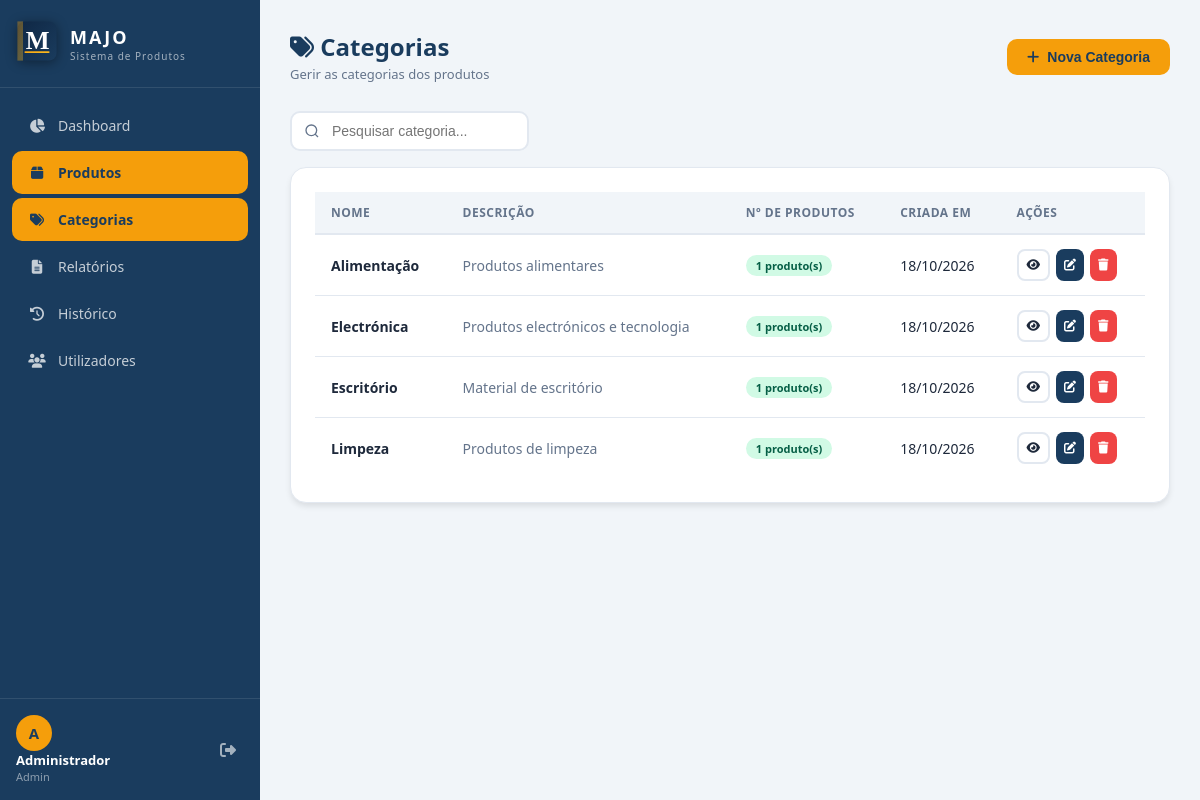
Page /pages/categorias/listar.php (signed in) on the committed database.
### tables this page shows
CREATE TABLE IF NOT EXISTS categorias (
    id INT AUTO_INCREMENT PRIMARY KEY,
    nome VARCHAR(100) NOT NULL,
    descricao TEXT,
    criado_em TIMESTAMP DEFAULT CURRENT_TIMESTAMP
);

### pages/categorias/listar.php (the view, shortened to what this page needs)
<?php
require_once '../../includes/conexao.php';
$categorias = $conn->query("
    SELECT c.*, COUNT(p.id) as total_produtos
    FROM categorias c
    LEFT JOIN produtos p ON p.categoria_id = c.id
    GROUP BY c.id ORDER BY c.nome
");
require_once '../../includes/header.php';
?>
<div class="page-header">
    <div>
        <div class="page-titulo"><i class="fas fa-tags"></i> Categorias</div>
        <div class="page-subtitulo">Gerir as categorias dos produtos</div>
    </div>
    <button onclick="abrirModalCategoria()" class="btn btn-acento">
        <i class="fas fa-plus"></i> Nova Categoria
    </button>
</div>
<div style="margin-bottom:16px;">
    <input type="text" id="pesquisa-rapida" class="input-pesquisa"
           style="max-width:320px;" placeholder="Pesquisar categoria...">
</div>
<div class="card">
    <div class="tabela-container">
        <table id="tabela-principal">
            <thead>
                <tr>
                    <th>Nome</th>
                    <th>Descrição</th>
                    <th>Nº de Produtos</th>
                    <th>Criada em</th>
                    <th>Ações</th>
                </tr>
            </thead>
            <tbody>
                <?php while($cat = $categorias->fetch_assoc()): ?>
                <tr>
                    <td><strong><?= htmlspecialchars($cat['nome']) ?></strong></td>
                    <td style="color:var(--texto-claro);"><?= htmlspecialchars($cat['descricao'] ?? '-') ?></td>
                    <td>
                        <span class="badge badge-<?= $cat['total_produtos'] > 0 ? 'ativo' : 'inativo' ?>">
                            <?= $cat['total_produtos'] ?> produto(s)
                        </span>
                    </td>
                    <td><?= date('d/m/Y', strtotime($cat['criado_em'])) ?></td>
                    <td>
                        <div style="display:flex; gap:6px;">
                            <button onclick='verCategoria(<?= json_encode($cat) ?>)'
                                    class="btn btn-outline btn-sm btn-icone" title="Ver">
                                <i class="fas fa-eye"></i>
                            </button>
                            <button onclick='abrirModalCategoria(<?= json_encode($cat) ?>)'
                                    class="btn btn-primario btn-sm btn-icone" title="Editar">
                                <i class="fas fa-edit"></i>
                            </button>
                            <button onclick="confirmarExclusaoCategoria(<?= $cat['id'] ?>, '<?= addslashes($cat['nome']) ?>', <?= $cat['total_produtos'] ?>)"
                                    class="btn btn-perigo btn-sm btn-icone" title="Excluir">
                                <i class="fas fa-trash"></i>
                            </button>
                        </div>
                    </td>
                </tr>
                <?php endwhile; ?>
            </tbody>
        </table>
    </div>
</div>
<?php require_once '../../includes/footer.php'; ?>

### assets/css/estilo.css (style rules this page uses)
:root { --primaria: #1a3c5e; --primaria-clara: #2563a8; --acento: #f59e0b; --acento-claro: #fbbf24; --sucesso: #10b981; --perigo: #ef4444; --aviso: #f59e0b; --fundo: #f1f5f9; --branco: #ffffff; --texto: #1e293b; --texto-claro: #64748b; --borda: #e2e8f0; --sidebar-largura: 260px; --sombra: 0 4px 6px -1px rgba(0,0,0,0.1); --sombra-media: 0 10px 15px -3px rgba(0,0,0,0.1); }
* { margin: 0; padding: 0; box-sizing: border-box; }
body { font-family: 'Segoe UI', Tahoma, sans-serif; background: var(--fundo); color: var(--texto); display: flex; min-height: 100vh; }
.page-header { display: flex; align-items: center; justify-content: space-between; margin-bottom: 28px; flex-wrap: wrap; gap: 12px; }
.page-titulo { font-size: 24px; font-weight: 700; color: var(--primaria); }
.page-subtitulo { font-size: 13px; color: var(--texto-claro); margin-top: 2px; }
.card { background: var(--branco); border-radius: 16px; padding: 24px; box-shadow: var(--sombra); border: 1px solid var(--borda); }
.tabela-container { overflow-x: auto; }
table { width: 100%; border-collapse: collapse; }
thead th { background: var(--fundo); padding: 12px 16px; text-align: left; font-size: 12px; font-weight: 600; text-transform: uppercase; letter-spacing: 0.5px; color: var(--texto-claro); border-bottom: 2px solid var(--borda); }
tbody td { padding: 14px 16px; border-bottom: 1px solid var(--borda); font-size: 14px; vertical-align: middle; }
tbody tr:last-child td { border-bottom: none; }
.btn { display: inline-flex; align-items: center; gap: 8px; padding: 10px 20px; border-radius: 10px; font-size: 14px; font-weight: 600; border: none; cursor: pointer; transition: all 0.2s; text-decoration: none; }
.btn-primario { background: var(--primaria); color: white; }
.btn-acento { background: var(--acento); color: var(--primaria); }
.btn-perigo { background: var(--perigo); color: white; }
.btn-outline { background: transparent; border: 2px solid var(--borda); color: var(--texto); }
.btn-sm { padding: 6px 12px; font-size: 12px; border-radius: 7px; }
.btn-icone { padding: 8px; border-radius: 8px; }
.badge { display: inline-block; padding: 3px 10px; border-radius: 20px; font-size: 11px; font-weight: 600; }
.badge-ativo { background: #d1fae5; color: #065f46; }
.input-pesquisa { flex: 1; min-width: 200px; padding: 10px 14px 10px 40px; border: 2px solid var(--borda); border-radius: 10px; font-size: 14px; background-color: var(--branco); }

### rows in the picture
categorias: nome "Alimentação", descricao "Produtos alimentares", total_produtos "1", criado_em "18/10/2026"
categorias: nome "Electrónica", descricao "Produtos electrónicos e tecnologia", total_produtos "1", criado_em "18/10/2026"
categorias: nome "Escritório", descricao "Material de escritório", total_produtos "1", criado_em "18/10/2026"
categorias: nome "Limpeza", descricao "Produtos de limpeza", total_produtos "1", criado_em "18/10/2026"

### other values in the picture
substr($_SESSION['nome'] ?? 'U', 0, 1) "A"
$_SESSION['nome'] "Administrador"
$_SESSION['perfil'] "Admin"
